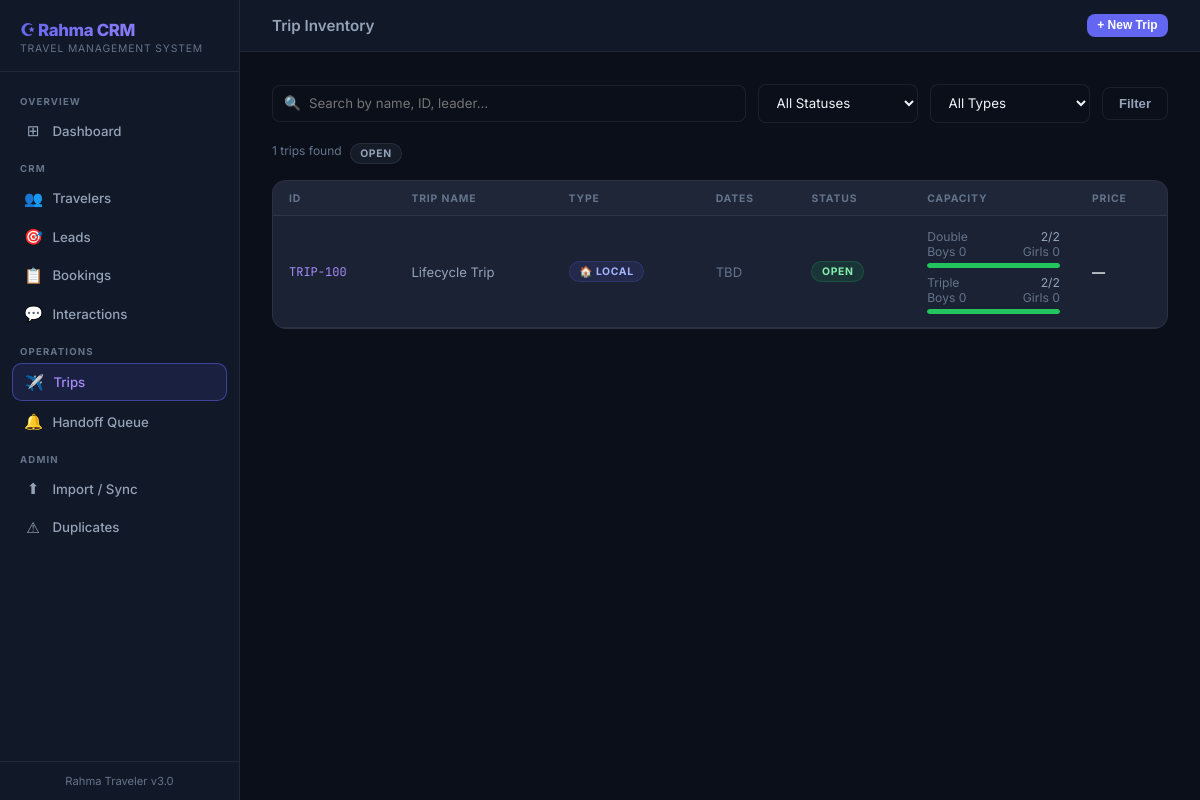
Page /trips/ on the earlier database version.
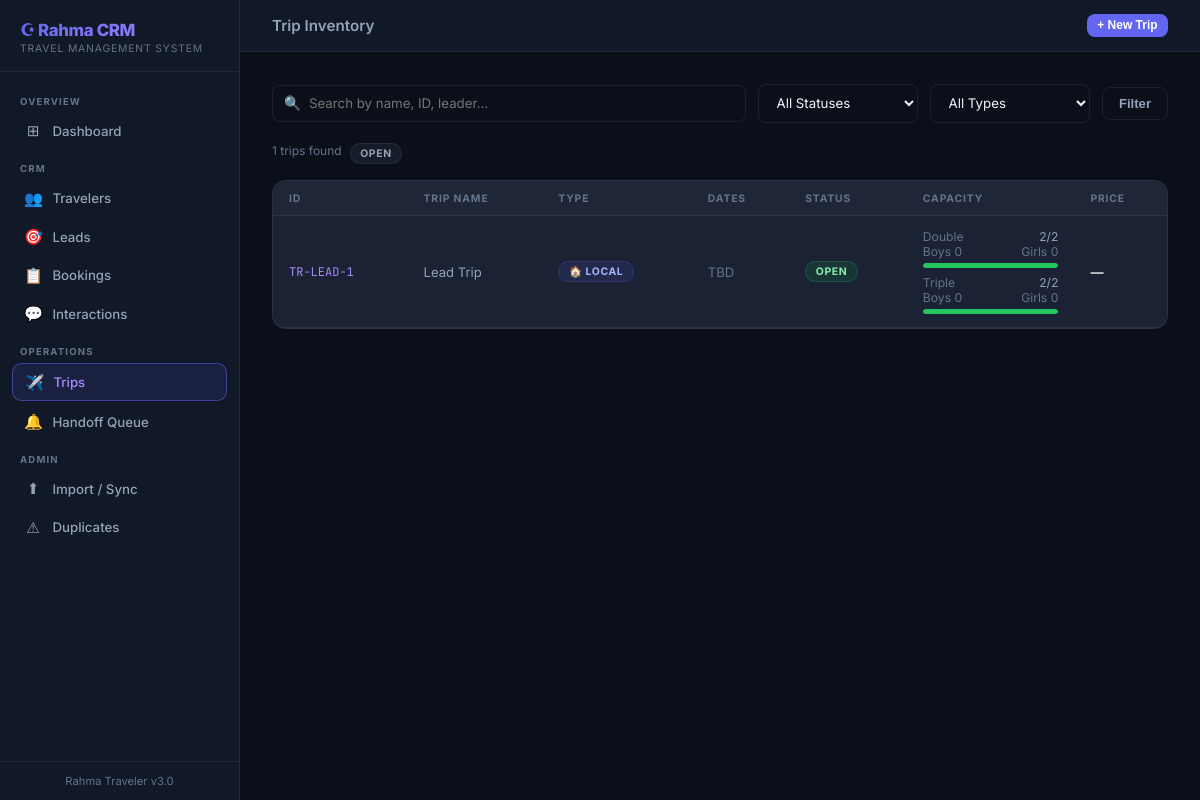
Same page on the later database version.
### app/models/trip.py (models this page shows, shortened)
class Trip(db.Model):
    __tablename__ = 'trips'
    trip_id = db.Column(db.String(50), primary_key=True)
    trip_name = db.Column(db.String(200), nullable=False)
    type = db.Column(db.String(50)) # Local / International
    year = db.Column(db.Integer)
    trip_leader = db.Column(db.String(100))
    start_date = db.Column(db.Date)
    end_date = db.Column(db.Date)
    sales_status = db.Column(db.String(50)) # Open / Closed / Cancelled
    data_audit = db.Column(db.Text)
    trip_window_status = db.Column(db.String(50))
    trip_availability_note = db.Column(db.Text)
    next_reengage_date = db.Column(db.Date)
    single_total = db.Column(db.Integer, default=0)
    double_total = db.Column(db.Integer, default=0)
    triple_total = db.Column(db.Integer, default=0)
    single_remaining = db.Column(db.Integer, default=0)
    double_remaining = db.Column(db.Integer, default=0)
    triple_remaining = db.Column(db.Integer, default=0)
    draft_holds_single = db.Column(db.Integer, default=0)
    draft_holds_double = db.Column(db.Integer, default=0)
    draft_holds_triple = db.Column(db.Integer, default=0)
    boys_double = db.Column(db.Integer, default=0)
    girls_double = db.Column(db.Integer, default=0)
    boys_triple = db.Column(db.Integer, default=0)
    girls_triple = db.Column(db.Integer, default=0)
    public_price = db.Column(db.String(200))
    public_description = db.Column(db.Text)
    sales_notes = db.Column(db.Text)
    bookings = db.relationship('TripBooking', backref='trip', lazy=True)

### app/routes/trips.py (the view)
@trips_bp.route('/')
def index():
    q = request.args.get('q', '')
    status = request.args.get('status', '')
    trip_type = request.args.get('type', '')
    query = Trip.query
    if q:
        query = query.filter(or_(
            Trip.trip_name.ilike(f'%{q}%'),
            Trip.trip_id.ilike(f'%{q}%'),
            Trip.trip_leader.ilike(f'%{q}%'),
        ))
    if status:
        query = query.filter(Trip.sales_status == status)
    if trip_type:
        query = query.filter(Trip.type == trip_type)
    trips = query.order_by(Trip.start_date.desc()).all()
    statuses = [r[0] for r in db.session.query(Trip.sales_status).distinct().all() if r[0]]
    types = [r[0] for r in db.session.query(Trip.type).distinct().all() if r[0]]
    return render_template('trips/index.html',
                           trips=trips,
                           q=q,
                           current_status=status,
                           current_type=trip_type,
                           statuses=statuses,
                           types=types)

### app/templates/trips/index.html (shortened to what this page needs)
{% extends "base.html" %}
{% block topbar_title %}Trip Inventory{% endblock %}
{% block topbar_actions %}
<button onclick="openModal('createTrip')" class="btn btn-primary btn-sm">+ New Trip</button>
{% endblock %}
{% block content %}
<form method="GET" action="{{ url_for('trips.index') }}" class="search-bar">
    <div class="search-input-wrap">
        <span class="search-icon">🔍</span>
        <input class="form-input" type="text" name="q" value="{{ q }}" placeholder="Search by name, ID, leader…">
    </div>
    <select class="form-select" name="status" style="width:160px">
        <option value="">All Statuses</option>
    </select>
    <select class="form-select" name="type" style="width:160px">
        <option value="">All Types</option>
    </select>
    <button type="submit" class="btn btn-ghost">Filter</button>
</form>
<div style="display:flex;gap:0.5rem;margin-bottom:1rem;flex-wrap:wrap">
    <span style="font-size:0.75rem;color:var(--text-muted)">{{ trips|length }} trips found</span>
    {% for s in statuses %}
    <a href="{{ url_for('trips.index', status=s) }}"
       style="text-decoration:none"
       class="badge {% if current_status == s %}badge-blue{% else %}badge-gray{% endif %}">{{ s }}</a>
    {% endfor %}
</div>
{% if trips %}
<div class="card" style="padding:0;overflow:hidden">
    <table class="data-table">
        <thead><tr>
            <th>ID</th>
            <th>Trip Name</th>
            <th>Type</th>
            <th>Dates</th>
            <th>Status</th>
            <th>Capacity</th>
            <th>Price</th>
        </tr></thead>
        <tbody>
        {% for trip in trips %}
        <tr onclick="window.location='{{ url_for('trips.detail', trip_id=trip.trip_id) }}'">
            <td class="mono">{{ trip.trip_id }}</td>
            <td>
                <div class="primary">{{ trip.trip_name }}</div>
            </td>
            <td>
                {% if trip.type == 'International' %}
                    <span class="badge badge-purple">🌍 {{ trip.type }}</span>
                {% else %}
                    <span class="badge badge-blue">🏠 {{ trip.type or '—' }}</span>
                {% endif %}
            </td>
            <td>
                {% if trip.start_date %}
                <div style="font-size:0.8rem;color:var(--text-main)">{{ trip.start_date.strftime('%d %b %Y') }}</div>
                <div style="font-size:0.7rem;color:var(--text-muted)">→ {{ trip.end_date.strftime('%d %b %Y') if trip.end_date else 'TBD' }}</div>
                {% else %}
                <span style="color:var(--text-muted)">TBD</span>
                {% endif %}
            </td>
            <td>
                {% if trip.sales_status == 'Open' %}<span class="badge badge-green">Open</span>
                {% elif trip.sales_status == 'Closed' %}<span class="badge badge-red">Closed</span>
                {% elif trip.sales_status == 'Cancelled' %}<span class="badge badge-gray">Cancelled</span>
                {% else %}<span class="badge badge-yellow">{{ trip.sales_status or '—' }}</span>{% endif %}
            </td>
            <td>
                {% set double_total = trip.double_total or 0 %}
                {% set triple_total = trip.triple_total or 0 %}
                <div style="display:flex;flex-direction:column;gap:0.45rem;font-size:0.76rem">
                    {% set d_pct = (trip.double_remaining / double_total * 100) if double_total else 0 %}
                    {% set t_pct = (trip.triple_remaining / triple_total * 100) if triple_total else 0 %}
                    <div>
                        <div style="display:flex;justify-content:space-between;gap:0.75rem">
                            <span style="color:var(--text-muted)">Double</span>
                            <span>{{ trip.double_remaining }}/{{ double_total }}</span>
                        </div>
                        <div style="display:flex;justify-content:space-between;gap:0.75rem;color:var(--text-muted)">
                            <span>Boys {{ trip.boys_double or 0 }}</span>
                            <span>Girls {{ trip.girls_double or 0 }}</span>
                        </div>
                        <div class="cap-bar"><div class="cap-fill {% if d_pct > 30 %}good{% elif d_pct > 0 %}warn{% else %}empty{% endif %}" style="width:{{ d_pct }}%"></div></div>
                    </div>
                    <div>
                        <div style="display:flex;justify-content:space-between;gap:0.75rem">
                            <span style="color:var(--text-muted)">Triple</span>
                            <span>{{ trip.triple_remaining }}/{{ triple_total }}</span>
                        </div>
                        <div style="display:flex;justify-content:space-between;gap:0.75rem;color:var(--text-muted)">
                            <span>Boys {{ trip.boys_triple or 0 }}</span>
                            <span>Girls {{ trip.girls_triple or 0 }}</span>
                        </div>
                        <div class="cap-bar"><div class="cap-fill {% if t_pct > 30 %}good{% elif t_pct > 0 %}warn{% else %}empty{% endif %}" style="width:{{ t_pct }}%"></div></div>
                    </div>
                </div>
            </td>
            <td style="color:var(--text-main);font-weight:600">{{ trip.public_price or '—' }}</td>
        </tr>
        {% endfor %}
        </tbody>
    </table>
</div>
{% endif %}
{% endblock %}

### app/templates/base.html (shortened to what this page needs)
<!DOCTYPE html>
<html lang="en">
<head>
</head>
<body>
<div class="app-layout">
    <nav class="sidebar">
        <div class="sidebar-brand">
            <div class="logo-text">☪ Rahma CRM</div>
            <div class="logo-sub">Travel Management System</div>
        </div>
        <div class="sidebar-nav">
            <div class="nav-section-label">Overview</div>
            <a href="{{ url_for('admin.dashboard') }}" class="nav-link {% if request.endpoint == 'admin.dashboard' %}active{% endif %}">
                <span class="nav-icon">⊞</span> Dashboard
            </a>
            <div class="nav-section-label">CRM</div>
            <a href="{{ url_for('travelers.index') }}" class="nav-link {% if request.blueprint == 'travelers' %}active{% endif %}">
                <span class="nav-icon">👥</span> Travelers
            </a>
            <a href="{{ url_for('leads.index') }}" class="nav-link {% if request.blueprint == 'leads' %}active{% endif %}">
                <span class="nav-icon">🎯</span> Leads
            </a>
            <a href="{{ url_for('bookings.index') }}" class="nav-link {% if request.blueprint == 'bookings' %}active{% endif %}">
                <span class="nav-icon">📋</span> Bookings
            </a>
            <a href="{{ url_for('interactions.index') }}" class="nav-link {% if request.blueprint == 'interactions' %}active{% endif %}">
                <span class="nav-icon">💬</span> Interactions
            </a>
            <div class="nav-section-label">Operations</div>
            <a href="{{ url_for('trips.index') }}" class="nav-link {% if request.blueprint == 'trips' %}active{% endif %}">
                <span class="nav-icon">✈️</span> Trips
            </a>
            <a href="{{ url_for('handoffs.index') }}" class="nav-link {% if request.blueprint == 'handoffs' %}active{% endif %}">
                <span class="nav-icon">🔔</span> Handoff Queue
            </a>
            <div class="nav-section-label">Admin</div>
            <a href="{{ url_for('admin.import_data') }}" class="nav-link {% if request.endpoint == 'admin.import_data' %}active{% endif %}">
                <span class="nav-icon">⬆</span> Import / Sync
            </a>
            <a href="{{ url_for('admin.duplicates') }}" class="nav-link {% if request.endpoint == 'admin.duplicates' %}active{% endif %}">
                <span class="nav-icon">⚠</span> Duplicates
            </a>
        </div>
        <div class="sidebar-footer">Rahma Traveler v3.0</div>
    </nav>
    <div class="main-content">
        <div class="topbar">
            <span class="topbar-title">{% block topbar_title %}{% endblock %}</span>
            <div class="topbar-actions">{% block topbar_actions %}{% endblock %}</div>
        </div>
        <div class="page-body">
            {% block content %}{% endblock %}
        </div>
    </div>
</div>
</body>
</html>

Differences in the rows shown:
removed Trip: trip_id "TRIP-100", trip_name "Lifecycle Trip", type "LOCAL", shows "TBD", sales_status "OPEN", double_remaining "2", double_total "2", boys_double "0", girls_double "0", {{ d_pct }} 100.0 (drawn), triple_remaining "2", triple_total "2", boys_triple "0", girls_triple "0", {{ t_pct }} 100.0 (drawn), public_price "—"
added Trip: trip_id "TR-LEAD-1", trip_name "Lead Trip", type "LOCAL", shows "TBD", sales_status "OPEN", double_remaining "2", double_total "2", boys_double "0", girls_double "0", {{ d_pct }} 100.0 (drawn), triple_remaining "2", triple_total "2", boys_triple "0", girls_triple "0", {{ t_pct }} 100.0 (drawn), public_price "—"
